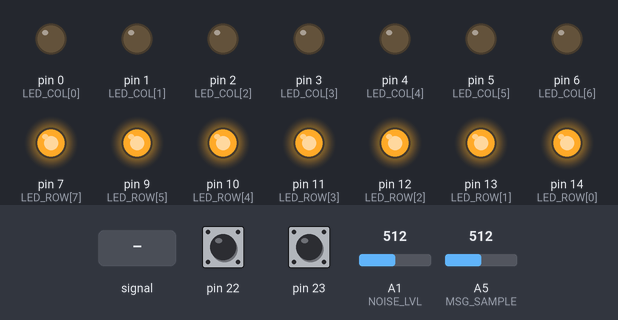
Simulated run of this sketch. Board: Arduino Uno, built with avr-gcc and run on an emulated ATmega328P. Shown: output pins drawn as LEDs (lit = HIGH). Dashed ring = blinking. The inputs (shaded band) are chosen by the test bench; at power-on: A5 (MSG_SAMPLE) = 512, A1 (NOISE_LVL) = 512, pin 22 HIGH, pin 23 HIGH. Pins used as bus, display or sensor lines are not drawn.

Above: at 1.2 s.
1.3 s: A5 (MSG_SAMPLE) fed a 200 Hz sine of ±81 counts around its level
At 1.95 s:
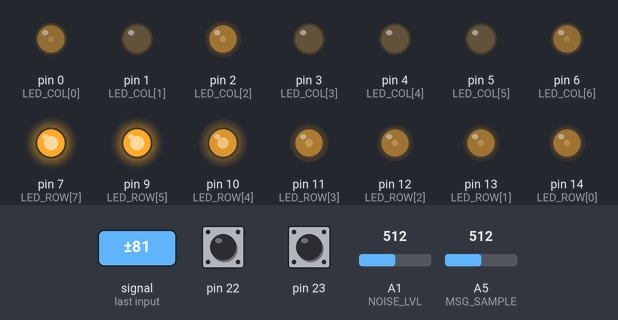
4.3 s: A5 (MSG_SAMPLE) set to 306
At 5.1 s:
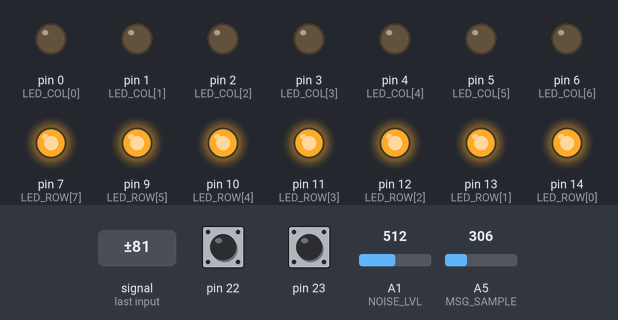
5.8 s: A5 (MSG_SAMPLE) set to 496
7.3 s: A5 (MSG_SAMPLE) set to 513
At 7.75 s:
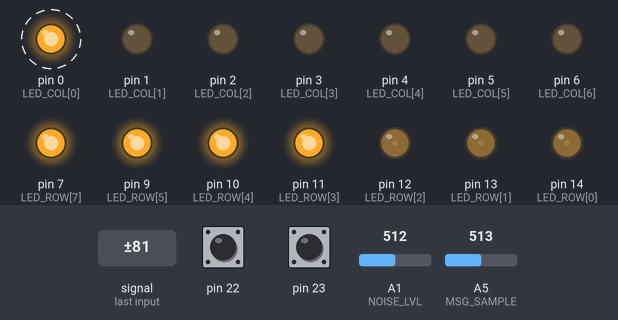
10.3 s: A5 (MSG_SAMPLE) set to 716
At 10.82 s:
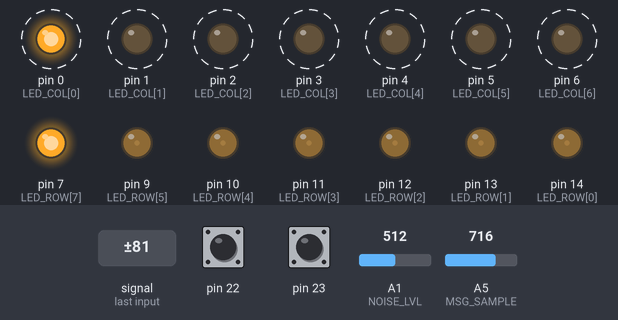
13.3 s: A5 (MSG_SAMPLE) set to 591
Timing chart, 0 to 16.2 s (numbered marks = the images above; inputs shaded):
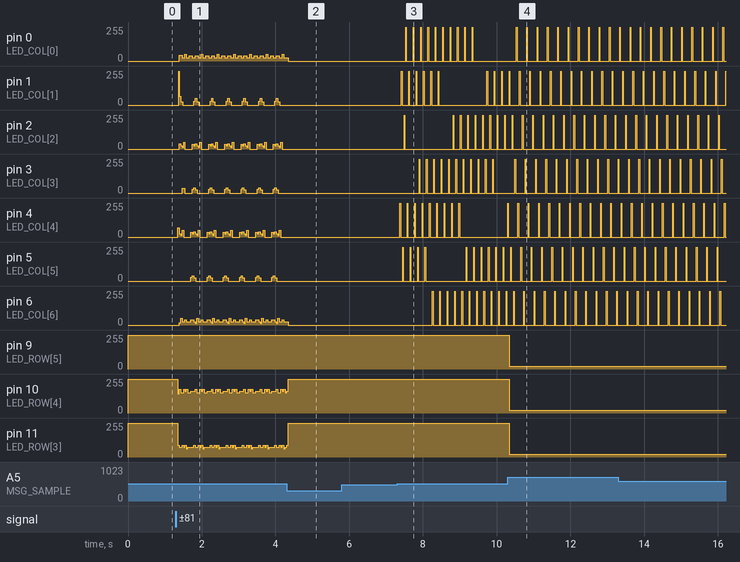

Measured:
- the behaviour switches between 512 and 513 on A5 (MSG_SAMPLE) (found by bisection; images 2 and 3)
- after the input at 1.3 s, pin 0 (LED_COL[0]): 0/255 → 44/255 after 0.09 s, then repeats every 0.44 s: 26/255 0.08 s, 51/255 0.04 s, 2 × (26/255 0.08 s, 39/255 0.08 s); pin 2 (LED_COL[2]): 0/255 → 41/255 after 0.09 s, then repeats every 0.44 s: 26/255 0.04 s, 13/255 0.04 s, 51/255 0.04 s, 0/255 0.20 s, 34/255 0.04 s, 26/255 0.04 s, 39/255 0.04 s
- after the input at 4.3 s, pin 1 (LED_COL[1]), pin 2 (LED_COL[2]), pin 3 (LED_COL[3]), pin 4 (LED_COL[4]), pin 5 (LED_COL[5]): stops changing and stays 0/255; pin 12 (LED_ROW[2]), pin 13 (LED_ROW[1]), pin 14 (LED_ROW[0]): 48/255 → 255/255 at once
- after the input at 7.3 s, pin 0 (LED_COL[0]): alternates 255/255 for 0.02 s and 0/255 for 0.18 s, 20 changes in all, then stays 0/255, starting after 0.24 s; pin 2 (LED_COL[2]): goes 255/255 0.02 s, 0/255 1.3 s, 7 × (255/255 0.02 s, 0/255 0.18 s), 255/255 0.02 s, then 0/255, starting after 0.19 s
- after the input at 10.3 s, pin 0 (LED_COL[0]): alternates 255/255 for 0.02 s and 0/255 for 0.26 s, starting after 0.23 s; pin 1 (LED_COL[1]): alternates 255/255 for 0.02 s and 0/255 for 0.26 s, starting after 0.31 s

The sketch:

spectrum.ino
```cpp
/*

7 band AF spectrum display using MSGEQ7 chip

*/

#define MSG_RESET 18
#define MSG_STROBE 17
#define MSG_SAMPLE 5 // analog 5
#define NOISE_LVL 1  // analog 1

const int LED_COL[7] = {0,1,2,3,4,5,6};
const int LED_ROW[8] = {14,13,12,11,10,9,8,7};
const int WARNING = 1000;

const int SCALE[4][6] = {
  {128,256,384,512,640,768}, // linear
  {128,181,256,362,512,724}, // 3dB increments (21dB range)
  {16,32,64,128,256,512}, // 6dB (42 dB range)
  {0,1,4,16,64,256} //12dB (84 dB range)
};

int noiseThreshold = 0;

byte mode = 0;

/* set by 2-position dip switch

RANGE_LO = PB6
RANGE_HI = PB7

RANGE_HI RANGE_LO   mode    SCALE
0        0          0       linear
0        1          1       3dB
1        0          2       6dB
1        1          3       12dB
*/


// Set noise threshold via trimmer pot
int setThreshold () {
  int adcTotal = 0;

  for (int x = 0; x < 10; x++) {
    adcTotal += analogRead(NOISE_LVL);
    delayMicroseconds(35);
  }
  return(adcTotal / 10);
}

void setup() {
  for (int x=0; x < 7; x++) {
    pinMode(LED_COL[x],OUTPUT);
    digitalWrite(LED_COL[x],LOW);
  }
  for (int x=0; x < 8; x++) {
    pinMode(LED_ROW[x],OUTPUT);
    digitalWrite(LED_ROW[x],HIGH);
  }
  pinMode(MSG_RESET,OUTPUT);
  pinMode(MSG_STROBE,OUTPUT);

  // initialize MSGEQ7
  digitalWrite(MSG_RESET, LOW);
  digitalWrite(MSG_STROBE, HIGH);

  /* set meter scale; presumably, done once at power up

  built for ATmega328 using internal 8Mhz RC clock
  so using the pins normally assigned to loading caps
  for the crystal oscillator. Unfortunately, they are not
  assigned digital pins in Arduino IDE, so doing this
  directly via port registers.

  This amounts to:
  mode = digitalRead(RANGE_HI)*2 + digitalRead(RANGE_LO);

  */

  DDRB &= B00111111;  // set port B for input on PB6 and 7
  PORTB |= B11000000; // set port B interal pull-ups on PB6 and 7

  if (PINB & B10000000) { // PB6, RANGE_HI
    mode = 2;
  }
  if (PINB & B01000000) { // PB7, RANGE_LO
    mode += 1;
  }

  noiseThreshold = setThreshold();
}

void loop() {
  int spectrumRead = 0;
  byte topBar = 0;

  digitalWrite(MSG_RESET, HIGH);
  digitalWrite(MSG_RESET, LOW);
  for (int band = 0; band < 7; band++) {
     digitalWrite(MSG_STROBE, LOW);
     delayMicroseconds(35); // allow value to settle
     spectrumRead = analogRead(MSG_SAMPLE);

     if (spectrumRead > noiseThreshold) {  // if nothing registers above, nothing to display
       // figure out how many LEDs to light up in a given band
       if (spectrumRead > WARNING) {
         topBar = 7;
       } else {
         topBar = 0;
         for (int y = 5; y > -1; y--) {
           if (spectrumRead >= SCALE[mode][y] + noiseThreshold ) {
             topBar = y + 1;
             break;
           }
         }
       }

      // turn LEDs on in a band
       digitalWrite(LED_COL[band],HIGH);
       for (int y = 0; y < topBar + 1; y++) {
         digitalWrite(LED_ROW[y], LOW);
       }

       // persistance of vision delay; adjust to taste
       delay(2); // above 2 ms, flickery; for finer adjust, use delayMicroseconds()

       // turn LEDs off in a band
       digitalWrite(LED_COL[band],LOW);
       for (int y = 0; y < topBar + 1; y++) {
         digitalWrite(LED_ROW[y],HIGH);
       }
     }
     digitalWrite(MSG_STROBE, HIGH);
  }
}
```
